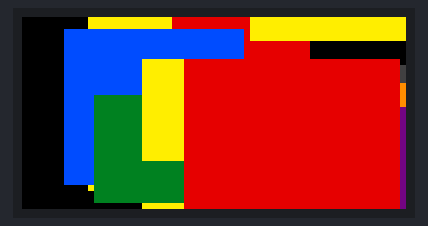
Simulated run of this sketch. Board: ESP32-S3. Shown: 64×32 colour display. Random numbers use the default seed unless the sketch sets one; what the sketch prints to the serial monitor is not drawn.

Above: at 0.56 s.
At 5.78 s:
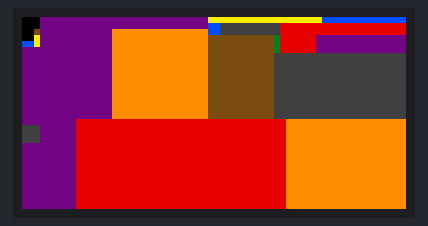
At 9.71 s:
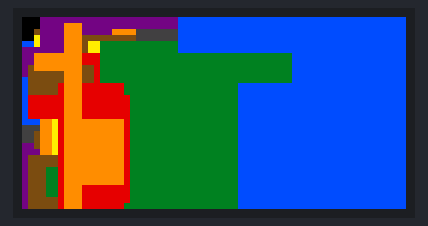
At 15.22 s:
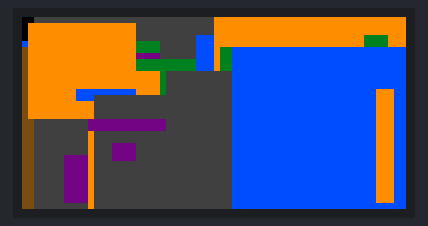
At 24.13 s:
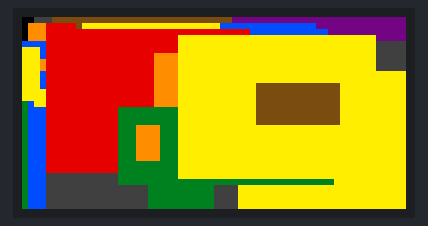
At 39.71 s:
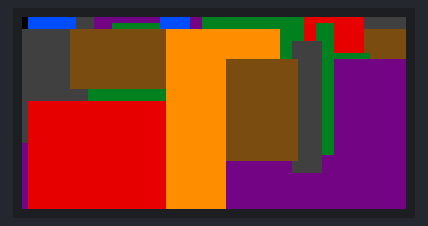

The sketch:

rects-matrixportal.ino
```cpp
/* ----------------------------------------------------------------------
"Snake" For MatrixPortal S3.
------------------------------------------------------------------------- */

#include <Wire.h>                 // For I2C communication
#include <Adafruit_Protomatter.h> // For RGB matrix

#define HEIGHT  32 // Matrix height (pixels) - SET TO 64 FOR 64x64 MATRIX!
#define WIDTH   64 // Matrix width (pixels)
#define MAX_FPS 45 // Maximum redraw rate, frames/second

#if defined(_VARIANT_MATRIXPORTAL_M4_) // MatrixPortal M4
uint8_t rgbPins[]  = {7, 8, 9, 10, 11, 12};
uint8_t addrPins[] = {17, 18, 19, 20, 21};
uint8_t clockPin   = 14;
uint8_t latchPin   = 15;
uint8_t oePin      = 16;
#else // MatrixPortal ESP32-S3
uint8_t rgbPins[]  = {42, 41, 40, 38, 39, 37};
uint8_t addrPins[] = {45, 36, 48, 35, 21};
uint8_t clockPin   = 2;
uint8_t latchPin   = 47;
uint8_t oePin      = 14;
#endif

#if HEIGHT == 16
#define NUM_ADDR_PINS 3
#elif HEIGHT == 32
#define NUM_ADDR_PINS 4
#elif HEIGHT == 64
#define NUM_ADDR_PINS 5
#endif

Adafruit_Protomatter matrix(
  WIDTH, 4, 1, rgbPins, NUM_ADDR_PINS, addrPins,
  clockPin, latchPin, oePin, true);

#define N_COLORS   8

uint16_t colors[N_COLORS];
uint32_t prevTime = 0; // Used for frames-per-second throttle

void err(int x)
{
  uint8_t i;
  pinMode(LED_BUILTIN, OUTPUT);       // Using onboard LED
  for(i=1;;i++)
  {
    digitalWrite(LED_BUILTIN, i & 1); // LED on/off blink to alert user
    delay(x);
  }
}

void setup(void)
{
  Serial.begin(9600);
  //while (!Serial) delay(10);

  randomSeed(analogRead(A0));

  ProtomatterStatus status = matrix.begin();
  Serial.printf("Protomatter begin() status: %d\n", status);

  colors[0] = matrix.color565(64, 64, 64);  // Dark Gray
  colors[1] = matrix.color565(120, 79, 23); // Brown
  colors[2] = matrix.color565(228,  3,  3); // Red
  colors[3] = matrix.color565(255,140,  0); // Orange
  colors[4] = matrix.color565(255,237,  0); // Yellow
  colors[5] = matrix.color565(  0,128, 38); // Green
  colors[6] = matrix.color565(  0, 77,255); // Blue
  colors[7] = matrix.color565(117,  7,135); // Purple

  matrix.fillScreen(0x0);
}

#define MAX_RECT_WIDTH 40
#define MAX_RECT_HEIGHT 25

void loop()
{
  // Limit the animation frame rate to MAX_FPS.
  uint32_t t;
  while(((t = micros()) - prevTime) < (1000000L / MAX_FPS));
  prevTime = t;

  uint8_t x = random(0, WIDTH - 2);
  uint8_t y = random(0, HEIGHT - 2);

  uint8_t w = random(2, MAX_RECT_WIDTH);
  uint8_t h = random(2, MAX_RECT_WIDTH);

  if (x + w >= WIDTH)
  {
    x = WIDTH - w;
  }

  if (y + h >= HEIGHT)
  {
    y = HEIGHT - h;
  }

  uint8_t c = random(N_COLORS);

  matrix.fillRect(x, y, w, h, colors[c]);

  matrix.show(); // Copy data to matrix buffers
}
```
